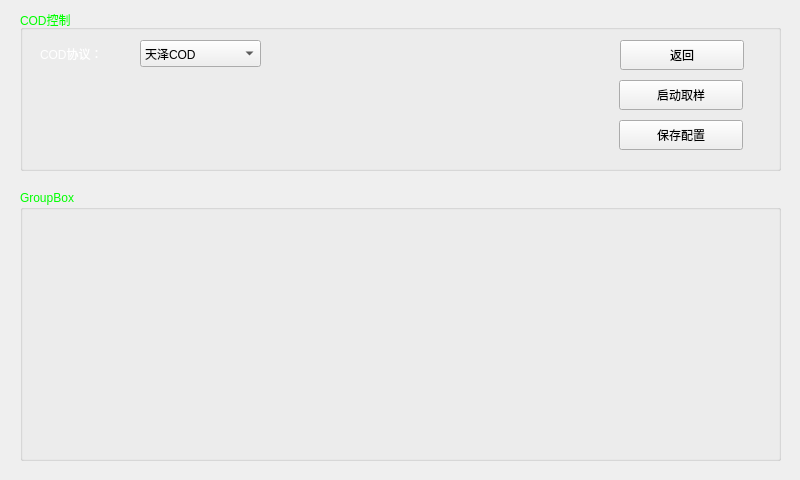
<?xml version="1.0" encoding="UTF-8"?>
<ui version="4.0">
 <class>frmcod</class>
 <widget class="QWidget" name="frmcod">
  <property name="geometry">
   <rect>
    <x>0</x>
    <y>0</y>
    <width>800</width>
    <height>480</height>
   </rect>
  </property>
  <property name="windowTitle">
   <string>Form</string>
  </property>
  <property name="styleSheet">
   <string notr="true">QWidget#frm{
background-image: url(:/image/main2.jpg);
}

QPushButton#btn_ValveClose{
background-color:rgba(0,0,0,0);
border-style:none;
}

QPushButton#btn_ValveOpen{
background-color:rgba(0,0,0,0);
border-style:none;
}

</string>
  </property>
  <widget class="QWidget" name="frm" native="true">
   <property name="geometry">
    <rect>
     <x>0</x>
     <y>0</y>
     <width>800</width>
     <height>480</height>
    </rect>
   </property>
   <widget class="QGroupBox" name="COD">
    <property name="geometry">
     <rect>
      <x>20</x>
      <y>10</y>
      <width>761</width>
      <height>161</height>
     </rect>
    </property>
    <property name="palette">
     <palette>
      <active>
       <colorrole role="WindowText">
        <brush brushstyle="SolidPattern">
         <color alpha="255">
          <red>0</red>
          <green>255</green>
          <blue>0</blue>
         </color>
        </brush>
       </colorrole>
      </active>
      <inactive>
       <colorrole role="WindowText">
        <brush brushstyle="SolidPattern">
         <color alpha="255">
          <red>0</red>
          <green>255</green>
          <blue>0</blue>
         </color>
        </brush>
       </colorrole>
      </inactive>
      <disabled>
       <colorrole role="WindowText">
        <brush brushstyle="SolidPattern">
         <color alpha="255">
          <red>106</red>
          <green>104</green>
          <blue>100</blue>
         </color>
        </brush>
       </colorrole>
      </disabled>
     </palette>
    </property>
    <property name="title">
     <string>COD控制</string>
    </property>
    <property name="flat">
     <bool>false</bool>
    </property>
    <property name="checkable">
     <bool>false</bool>
    </property>
    <widget class="QLabel" name="label">
     <property name="geometry">
      <rect>
       <x>20</x>
       <y>35</y>
       <width>101</width>
       <height>17</height>
      </rect>
     </property>
     <property name="palette">
      <palette>
       <active>
        <colorrole role="WindowText">
         <brush brushstyle="SolidPattern">
          <color alpha="255">
           <red>255</red>
           <green>255</green>
           <blue>255</blue>
          </color>
         </brush>
        </colorrole>
       </active>
       <inactive>
        <colorrole role="WindowText">
         <brush brushstyle="SolidPattern">
          <color alpha="255">
           <red>255</red>
           <green>255</green>
           <blue>255</blue>
          </color>
         </brush>
        </colorrole>
       </inactive>
       <disabled>
        <colorrole role="WindowText">
         <brush brushstyle="SolidPattern">
          <color alpha="255">
           <red>106</red>
           <green>104</green>
           <blue>100</blue>
          </color>
         </brush>
        </colorrole>
       </disabled>
      </palette>
     </property>
     <property name="text">
      <string>COD协议：</string>
     </property>
    </widget>
    <widget class="QComboBox" name="comboBox">
     <property name="geometry">
      <rect>
       <x>120</x>
       <y>30</y>
       <width>121</width>
       <height>27</height>
      </rect>
     </property>
     <item>
      <property name="text">
       <string>天泽COD</string>
      </property>
     </item>
     <item>
      <property name="text">
       <string>微兰COD</string>
      </property>
     </item>
     <item>
      <property name="text">
       <string>哈希COD</string>
      </property>
     </item>
    </widget>
    <widget class="QPushButton" name="btn_setsave">
     <property name="geometry">
      <rect>
       <x>599</x>
       <y>110</y>
       <width>124</width>
       <height>30</height>
      </rect>
     </property>
     <property name="text">
      <string>保存配置</string>
     </property>
     <property name="iconSize">
      <size>
       <width>120</width>
       <height>40</height>
      </size>
     </property>
    </widget>
    <widget class="QPushButton" name="btn_StartWork">
     <property name="geometry">
      <rect>
       <x>599</x>
       <y>70</y>
       <width>124</width>
       <height>30</height>
      </rect>
     </property>
     <property name="text">
      <string>启动取样</string>
     </property>
     <property name="iconSize">
      <size>
       <width>120</width>
       <height>40</height>
      </size>
     </property>
    </widget>
    <widget class="QPushButton" name="btn_Cancel">
     <property name="geometry">
      <rect>
       <x>600</x>
       <y>30</y>
       <width>124</width>
       <height>30</height>
      </rect>
     </property>
     <property name="text">
      <string>返回</string>
     </property>
     <property name="iconSize">
      <size>
       <width>120</width>
       <height>40</height>
      </size>
     </property>
    </widget>
   </widget>
   <widget class="QGroupBox" name="groupBox">
    <property name="geometry">
     <rect>
      <x>20</x>
      <y>190</y>
      <width>761</width>
      <height>271</height>
     </rect>
    </property>
    <property name="palette">
     <palette>
      <active>
       <colorrole role="WindowText">
        <brush brushstyle="SolidPattern">
         <color alpha="255">
          <red>0</red>
          <green>255</green>
          <blue>0</blue>
         </color>
        </brush>
       </colorrole>
      </active>
      <inactive>
       <colorrole role="WindowText">
        <brush brushstyle="SolidPattern">
         <color alpha="255">
          <red>0</red>
          <green>255</green>
          <blue>0</blue>
         </color>
        </brush>
       </colorrole>
      </inactive>
      <disabled>
       <colorrole role="WindowText">
        <brush brushstyle="SolidPattern">
         <color alpha="255">
          <red>106</red>
          <green>104</green>
          <blue>100</blue>
         </color>
        </brush>
       </colorrole>
      </disabled>
     </palette>
    </property>
    <property name="title">
     <string>GroupBox</string>
    </property>
   </widget>
  </widget>
 </widget>
 <resources/>
 <connections/>
</ui>
